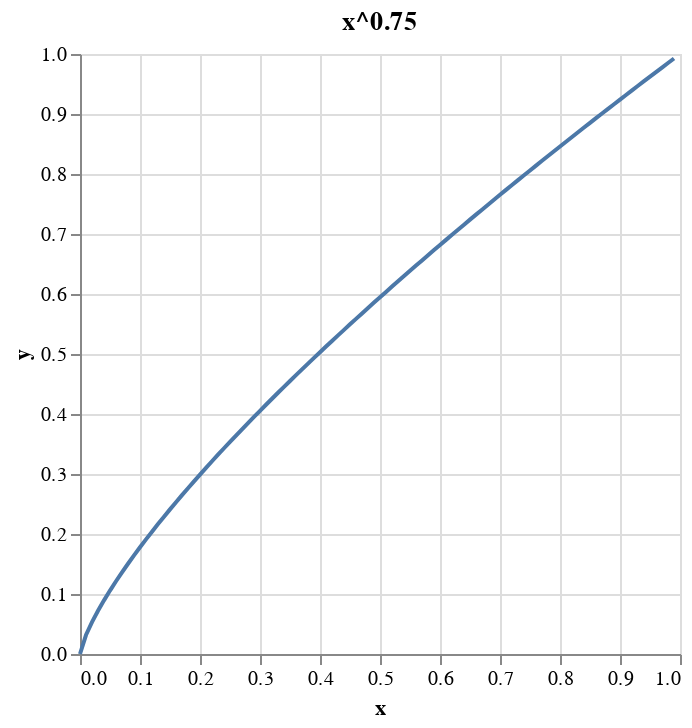

Notebook code cell kept with this figure:
### Markdown cell above
With that in the bag, let's look at creating training data. The general idea is to create a set of examples where each example has:

- doc id
- sample ids - a collection of the target token and some noise tokens
- context ids - tokens before and after the target token

e.g. If our context size was 2, the first example from the above dataset would be:

```
{"doc_id": 0,
 "sample_ids": [word2idx[x] for x in ["week", "random-word-from-vocab", "random-word-from-vocab"...],
 "context_ids": [word2idx[x] for x in ["in", "the", "before", "their"]]}
 ```
 
 The random words are chosen according to a probability distribution:
 
 > a unigram distribution raised to the 3/4rd power, as proposed by T. Mikolov et al. in Distributed Representations of Words and Phrases and their Compositionality

This has the effect of slightly increasing the relative probability of rare words (look at the graph of `y=x^0.75` below and see how the lower end is raised above `y=x`).

### Code cell
import altair as alt
import numpy as np

data = pd.DataFrame(zip(np.arange(0,1,0.01), np.power(np.arange(0,1,0.01), 0.75)), columns=["x", "y"])
alt.Chart(data, title="x^0.75").mark_line().encode(x="x", y="y")

### Figure 1 — Vega-Lite specification as saved in the notebook (floating-point values rounded to 4 significant figures)
{"config": {"view": {"continuousWidth": 300, "continuousHeight": 300}}, "data": {"name": "data-afc3dc0951a9e12875119a5af86e52b5"}, "mark": {"type": "line"}, "encoding": {"x": {"field": "x", "type": "quantitative"}, "y": {"field": "y", "type": "quantitative"}}, "title": "x^0.75", "$schema": "https://vega.github.io/schema/vega-lite/v5.16.3.json", "datasets": {"data-afc3dc0951a9e12875119a5af86e52b5": [{"x": 0.0, "y": 0.0}, {"x": 0.01, "y": 0.03162}, {"x": 0.02, "y": 0.05318}, {"x": 0.03, "y": 0.07208}, {"x": 0.04, "y": 0.08944}, {"x": 0.05, "y": 0.1057}, {"x": 0.06, "y": 0.1212}, {"x": 0.07, "y": 0.1361}, {"x": 0.08, "y": 0.1504}, {"x": 0.09, "y": 0.1643}, {"x": 0.1, "y": 0.1778}, {"x": 0.11, "y": 0.191}, {"x": 0.12, "y": 0.2039}, {"x": 0.13, "y": 0.2165}, {"x": 0.14, "y": 0.2289}, {"x": 0.15, "y": 0.241}, {"x": 0.16, "y": 0.253}, {"x": 0.17, "y": 0.2648}, {"x": 0.18, "y": 0.2763}, {"x": 0.19, "y": 0.2878}, {"x": 0.2, "y": 0.2991}, {"x": 0.21, "y": 0.3102}, {"x": 0.22, "y": 0.3212}, {"x": 0.23, "y": 0.3321}, {"x": 0.24, "y": 0.3429}, {"x": 0.25, "y": 0.3536}, {"x": 0.26, "y": 0.3641}, {"x": 0.27, "y": 0.3746}, {"x": 0.28, "y": 0.3849}, {"x": 0.29, "y": 0.3952}, {"x": 0.3, "y": 0.4054}, {"x": 0.31, "y": 0.4155}, {"x": 0.32, "y": 0.4255}, {"x": 0.33, "y": 0.4354}, {"x": 0.34, "y": 0.4453}, {"x": 0.35, "y": 0.455}, {"x": 0.36, "y": 0.4648}, {"x": 0.37, "y": 0.4744}, {"x": 0.38, "y": 0.484}, {"x": 0.39, "y": 0.4935}, {"x": 0.4, "y": 0.503}, {"x": 0.41, "y": 0.5124}, {"x": 0.42, "y": 0.5217}, {"x": 0.43, "y": 0.531}, {"x": 0.44, "y": 0.5402}, {"x": 0.45, "y": 0.5494}, {"x": 0.46, "y": 0.5586}, {"x": 0.47, "y": 0.5676}, {"x": 0.48, "y": 0.5767}, {"x": 0.49, "y": 0.5857}, {"x": 0.5, "y": 0.5946}, {"x": 0.51, "y": 0.6035}, {"x": 0.52, "y": 0.6124}, {"x": 0.53, "y": 0.6212}, {"x": 0.54, "y": 0.6299}, {"x": 0.55, "y": 0.6387}, {"x": 0.56, "y": 0.6474}, {"x": 0.57, "y": 0.656}, {"x": 0.58, "y": 0.6646}, {"x": 0.59, "y": 0.6732}, {"x": 0.6, "y": 0.6817}, {"x": 0.61, "y": 0.6902}, {"x": 0.62, "y": 0.6987}, {"x": 0.63, "y": 0.7071}, {"x": 0.64, "y": 0.7155}, {"x": 0.65, "y": 0.7239}, {"x": 0.66, "y": 0.7322}, {"x": 0.67, "y": 0.7406}, {"x": 0.68, "y": 0.7488}, {"x": 0.69, "y": 0.7571}, {"x": 0.7, "y": 0.7653}, {"x": 0.71, "y": 0.7735}, {"x": 0.72, "y": 0.7816}, {"x": 0.73, "y": 0.7898}, {"x": 0.74, "y": 0.7979}, {"x": 0.75, "y": 0.8059}, {"x": 0.76, "y": 0.814}, {"x": 0.77, "y": 0.822}, {"x": 0.78, "y": 0.83}, {"x": 0.79, "y": 0.838}, {"x": 0.8, "y": 0.8459}, {"x": 0.81, "y": 0.8538}, {"x": 0.82, "y": 0.8617}, {"x": 0.83, "y": 0.8696}, {"x": 0.84, "y": 0.8774}, {"x": 0.85, "y": 0.8852}, {"x": 0.86, "y": 0.893}, {"x": 0.87, "y": 0.9008}, {"x": 0.88, "y": 0.9086}, {"x": 0.89, "y": 0.9163}, {"x": 0.9, "y": 0.924}, {"x": 0.91, "y": 0.9317}, {"x": 0.92, "y": 0.9394}, {"x": 0.93, "y": 0.947}, {"x": 0.94, "y": 0.9547}, {"x": 0.95, "y": 0.9623}, {"x": 0.96, "y": 0.9698}, {"x": 0.97, "y": 0.9774}, {"x": 0.98, "y": 0.985}, {"x": 0.99, "y": 0.9925}]}}
